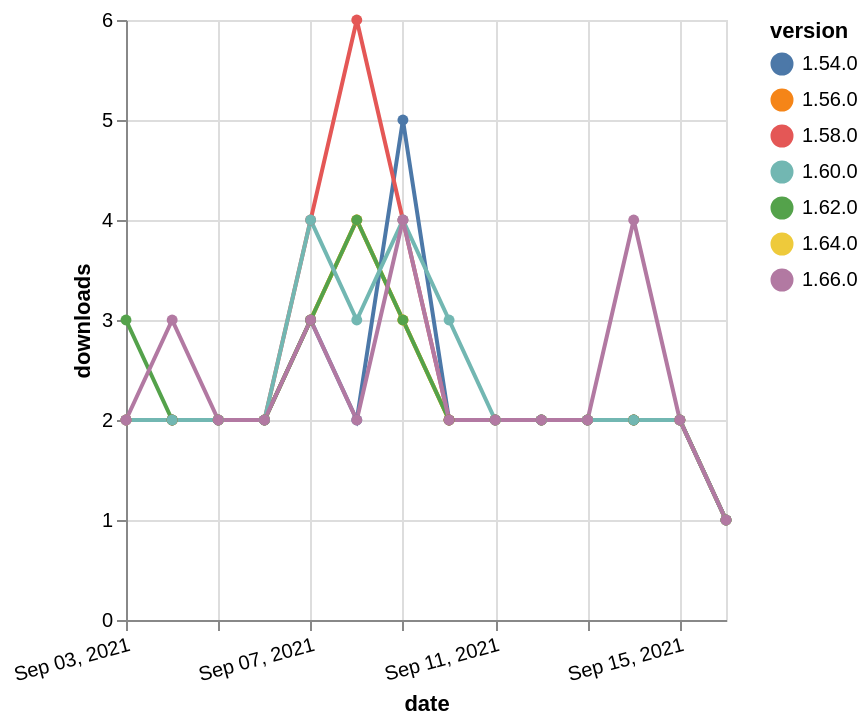

Source (Vega-Lite JSON):
### Vega-Lite specification from a JSON file in a GitHub repository (floating-point values rounded to 4 significant figures)
{"$schema": "https://vega.github.io/schema/vega-lite/v5.json", "description": "A simple bar chart with embedded data.", "data": {"values": [{"date": "2021-09-03", "total": 2599, "delta": 2, "version": "1.56.0"}, {"date": "2021-09-04", "total": 2601, "delta": 2, "version": "1.56.0"}, {"date": "2021-09-05", "total": 2603, "delta": 2, "version": "1.56.0"}, {"date": "2021-09-06", "total": 2605, "delta": 2, "version": "1.56.0"}, {"date": "2021-09-07", "total": 2608, "delta": 3, "version": "1.56.0"}, {"date": "2021-09-08", "total": 2612, "delta": 4, "version": "1.56.0"}, {"date": "2021-09-09", "total": 2615, "delta": 3, "version": "1.56.0"}, {"date": "2021-09-10", "total": 2617, "delta": 2, "version": "1.56.0"}, {"date": "2021-09-11", "total": 2619, "delta": 2, "version": "1.56.0"}, {"date": "2021-09-12", "total": 2621, "delta": 2, "version": "1.56.0"}, {"date": "2021-09-13", "total": 2623, "delta": 2, "version": "1.56.0"}, {"date": "2021-09-14", "total": 2625, "delta": 2, "version": "1.56.0"}, {"date": "2021-09-15", "total": 2627, "delta": 2, "version": "1.56.0"}, {"date": "2021-09-16", "total": 2628, "delta": 1, "version": "1.56.0"}, {"date": "2021-09-03", "total": 1470, "delta": 2, "version": "1.64.0"}, {"date": "2021-09-04", "total": 1472, "delta": 2, "version": "1.64.0"}, {"date": "2021-09-05", "total": 1474, "delta": 2, "version": "1.64.0"}, {"date": "2021-09-06", "total": 1476, "delta": 2, "version": "1.64.0"}, {"date": "2021-09-07", "total": 1479, "delta": 3, "version": "1.64.0"}, {"date": "2021-09-08", "total": 1483, "delta": 4, "version": "1.64.0"}, {"date": "2021-09-09", "total": 1486, "delta": 3, "version": "1.64.0"}, {"date": "2021-09-10", "total": 1488, "delta": 2, "version": "1.64.0"}, {"date": "2021-09-11", "total": 1490, "delta": 2, "version": "1.64.0"}, {"date": "2021-09-12", "total": 1492, "delta": 2, "version": "1.64.0"}, {"date": "2021-09-13", "total": 1494, "delta": 2, "version": "1.64.0"}, {"date": "2021-09-14", "total": 1496, "delta": 2, "version": "1.64.0"}, {"date": "2021-09-15", "total": 1498, "delta": 2, "version": "1.64.0"}, {"date": "2021-09-16", "total": 1499, "delta": 1, "version": "1.64.0"}, {"date": "2021-09-03", "total": 2589, "delta": 2, "version": "1.54.0"}, {"date": "2021-09-04", "total": 2591, "delta": 2, "version": "1.54.0"}, {"date": "2021-09-05", "total": 2593, "delta": 2, "version": "1.54.0"}, {"date": "2021-09-06", "total": 2595, "delta": 2, "version": "1.54.0"}, {"date": "2021-09-07", "total": 2598, "delta": 3, "version": "1.54.0"}, {"date": "2021-09-08", "total": 2600, "delta": 2, "version": "1.54.0"}, {"date": "2021-09-09", "total": 2605, "delta": 5, "version": "1.54.0"}, {"date": "2021-09-10", "total": 2607, "delta": 2, "version": "1.54.0"}, {"date": "2021-09-11", "total": 2609, "delta": 2, "version": "1.54.0"}, {"date": "2021-09-12", "total": 2611, "delta": 2, "version": "1.54.0"}, {"date": "2021-09-13", "total": 2613, "delta": 2, "version": "1.54.0"}, {"date": "2021-09-14", "total": 2615, "delta": 2, "version": "1.54.0"}, {"date": "2021-09-15", "total": 2617, "delta": 2, "version": "1.54.0"}, {"date": "2021-09-16", "total": 2618, "delta": 1, "version": "1.54.0"}, {"date": "2021-09-03", "total": 2514, "delta": 2, "version": "1.58.0"}, {"date": "2021-09-04", "total": 2516, "delta": 2, "version": "1.58.0"}, {"date": "2021-09-05", "total": 2518, "delta": 2, "version": "1.58.0"}, {"date": "2021-09-06", "total": 2520, "delta": 2, "version": "1.58.0"}, {"date": "2021-09-07", "total": 2524, "delta": 4, "version": "1.58.0"}, {"date": "2021-09-08", "total": 2530, "delta": 6, "version": "1.58.0"}, {"date": "2021-09-09", "total": 2534, "delta": 4, "version": "1.58.0"}, {"date": "2021-09-10", "total": 2536, "delta": 2, "version": "1.58.0"}, {"date": "2021-09-11", "total": 2538, "delta": 2, "version": "1.58.0"}, {"date": "2021-09-12", "total": 2540, "delta": 2, "version": "1.58.0"}, {"date": "2021-09-13", "total": 2542, "delta": 2, "version": "1.58.0"}, {"date": "2021-09-14", "total": 2544, "delta": 2, "version": "1.58.0"}, {"date": "2021-09-15", "total": 2546, "delta": 2, "version": "1.58.0"}, {"date": "2021-09-16", "total": 2547, "delta": 1, "version": "1.58.0"}, {"date": "2021-09-03", "total": 1709, "delta": 3, "version": "1.62.0"}, {"date": "2021-09-04", "total": 1711, "delta": 2, "version": "1.62.0"}, {"date": "2021-09-05", "total": 1713, "delta": 2, "version": "1.62.0"}, {"date": "2021-09-06", "total": 1715, "delta": 2, "version": "1.62.0"}, {"date": "2021-09-07", "total": 1718, "delta": 3, "version": "1.62.0"}, {"date": "2021-09-08", "total": 1722, "delta": 4, "version": "1.62.0"}, {"date": "2021-09-09", "total": 1725, "delta": 3, "version": "1.62.0"}, {"date": "2021-09-10", "total": 1727, "delta": 2, "version": "1.62.0"}, {"date": "2021-09-11", "total": 1729, "delta": 2, "version": "1.62.0"}, {"date": "2021-09-12", "total": 1731, "delta": 2, "version": "1.62.0"}, {"date": "2021-09-13", "total": 1733, "delta": 2, "version": "1.62.0"}, {"date": "2021-09-14", "total": 1735, "delta": 2, "version": "1.62.0"}, {"date": "2021-09-15", "total": 1737, "delta": 2, "version": "1.62.0"}, {"date": "2021-09-16", "total": 1738, "delta": 1, "version": "1.62.0"}, {"date": "2021-09-03", "total": 2290, "delta": 2, "version": "1.60.0"}, {"date": "2021-09-04", "total": 2292, "delta": 2, "version": "1.60.0"}, {"date": "2021-09-05", "total": 2294, "delta": 2, "version": "1.60.0"}, {"date": "2021-09-06", "total": 2296, "delta": 2, "version": "1.60.0"}, {"date": "2021-09-07", "total": 2300, "delta": 4, "version": "1.60.0"}, {"date": "2021-09-08", "total": 2303, "delta": 3, "version": "1.60.0"}, {"date": "2021-09-09", "total": 2307, "delta": 4, "version": "1.60.0"}, {"date": "2021-09-10", "total": 2310, "delta": 3, "version": "1.60.0"}, {"date": "2021-09-11", "total": 2312, "delta": 2, "version": "1.60.0"}, {"date": "2021-09-12", "total": 2314, "delta": 2, "version": "1.60.0"}, {"date": "2021-09-13", "total": 2316, "delta": 2, "version": "1.60.0"}, {"date": "2021-09-14", "total": 2318, "delta": 2, "version": "1.60.0"}, {"date": "2021-09-15", "total": 2320, "delta": 2, "version": "1.60.0"}, {"date": "2021-09-16", "total": 2321, "delta": 1, "version": "1.60.0"}, {"date": "2021-09-03", "total": 1015, "delta": 2, "version": "1.66.0"}, {"date": "2021-09-04", "total": 1018, "delta": 3, "version": "1.66.0"}, {"date": "2021-09-05", "total": 1020, "delta": 2, "version": "1.66.0"}, {"date": "2021-09-06", "total": 1022, "delta": 2, "version": "1.66.0"}, {"date": "2021-09-07", "total": 1025, "delta": 3, "version": "1.66.0"}, {"date": "2021-09-08", "total": 1027, "delta": 2, "version": "1.66.0"}, {"date": "2021-09-09", "total": 1031, "delta": 4, "version": "1.66.0"}, {"date": "2021-09-10", "total": 1033, "delta": 2, "version": "1.66.0"}, {"date": "2021-09-11", "total": 1035, "delta": 2, "version": "1.66.0"}, {"date": "2021-09-12", "total": 1037, "delta": 2, "version": "1.66.0"}, {"date": "2021-09-13", "total": 1039, "delta": 2, "version": "1.66.0"}, {"date": "2021-09-14", "total": 1043, "delta": 4, "version": "1.66.0"}, {"date": "2021-09-15", "total": 1045, "delta": 2, "version": "1.66.0"}, {"date": "2021-09-16", "total": 1046, "delta": 1, "version": "1.66.0"}]}, "width": "container", "mark": {"type": "line", "point": {"filled": true}}, "encoding": {"x": {"field": "date", "type": "temporal", "timeUnit": "yearmonthdate", "title": "date", "axis": {"labelAngle": -15}}, "y": {"field": "delta", "type": "quantitative", "title": "downloads"}, "color": {"field": "version", "type": "nominal"}, "tooltip": {"field": "delta"}}}
